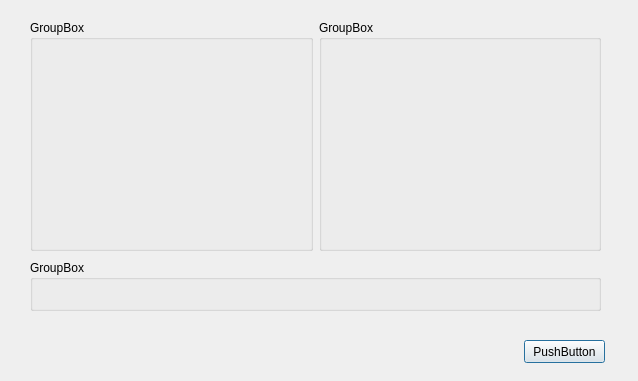
<?xml version="1.0" encoding="UTF-8"?>
<ui version="4.0">
 <class>SettingsDialog</class>
 <widget class="QDialog" name="SettingsDialog">
  <property name="geometry">
   <rect>
    <x>0</x>
    <y>0</y>
    <width>638</width>
    <height>381</height>
   </rect>
  </property>
  <property name="windowTitle">
   <string>Dialog</string>
  </property>
  <widget class="QPushButton" name="pushButton">
   <property name="geometry">
    <rect>
     <x>524</x>
     <y>340</y>
     <width>81</width>
     <height>23</height>
    </rect>
   </property>
   <property name="text">
    <string>PushButton</string>
   </property>
  </widget>
  <widget class="QGroupBox" name="groupBox_3">
   <property name="geometry">
    <rect>
     <x>30</x>
     <y>260</y>
     <width>571</width>
     <height>51</height>
    </rect>
   </property>
   <property name="title">
    <string>GroupBox</string>
   </property>
  </widget>
  <widget class="QWidget" name="">
   <property name="geometry">
    <rect>
     <x>30</x>
     <y>20</y>
     <width>571</width>
     <height>231</height>
    </rect>
   </property>
   <layout class="QGridLayout" name="gridLayout">
    <property name="verticalSpacing">
     <number>120</number>
    </property>
    <item row="0" column="1">
     <widget class="QGroupBox" name="groupBox_2">
      <property name="title">
       <string>GroupBox</string>
      </property>
     </widget>
    </item>
    <item row="0" column="0">
     <widget class="QGroupBox" name="groupBox">
      <property name="title">
       <string>GroupBox</string>
      </property>
     </widget>
    </item>
   </layout>
  </widget>
 </widget>
 <tabstops>
  <tabstop>pushButton</tabstop>
 </tabstops>
 <resources/>
 <connections/>
</ui>
